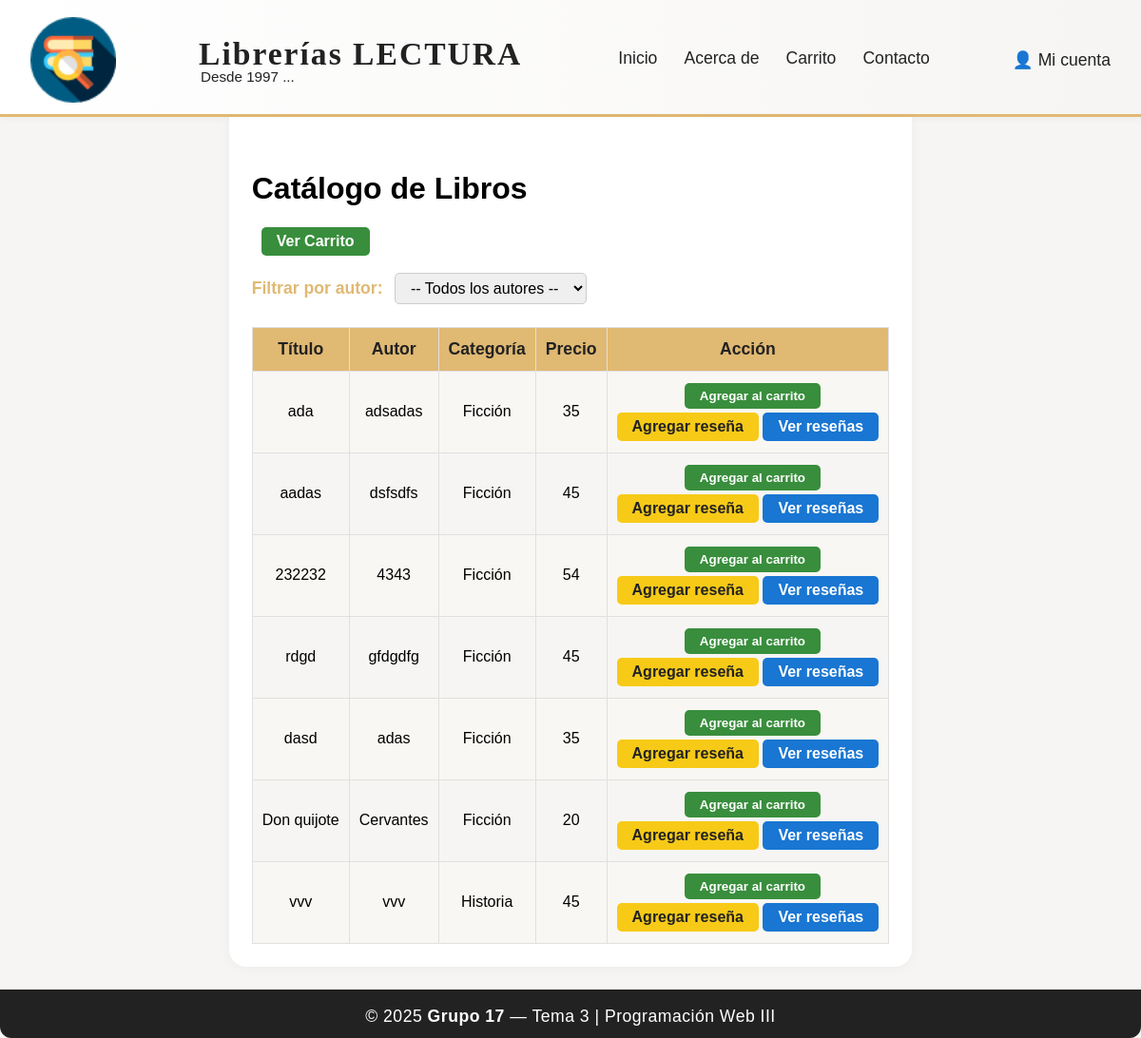
Screenshot of /catalogo/ with the database file from the repository.
### app/models.py (models this page shows, shortened)
class Libro(models.Model):
    titulo = models.CharField(max_length=200)
    autor = models.CharField(max_length=100)
    categoria = models.CharField(max_length=100, blank=True, null=True)
    precio = models.IntegerField(default=0)
    fecha_publicacion = models.DateField(null=True, blank=True)

### app/views.py (the view)
# urls.py: path('catalogo/', views.catalogo_libros, name='catalogo_libros'),
def catalogo_libros(request):
    autor_filtrado = request.GET.get('autor')
    if autor_filtrado:
        libros = Libro.objects.filter(autor=autor_filtrado)
    else:
        libros = Libro.objects.all()
    autores = Libro.objects.values_list('autor', flat=True).distinct()
    return render(request, 'catalogo_libros.html', {
        'libros': libros,
        'autores': autores
    })

### app/templates/catalogo_libros.html (shortened to what this page needs)
{% load static %}
<!DOCTYPE html>
<html lang="es">
<head>
    <link rel="stylesheet" href="{% static 'estilos.css' %}">
</head>
<body>
    <div class="layout-flex">
        <header class="main-header">
            <div class="header-content">
                <img src="{% static 'img/libreriaicon.png' %}" alt="Logo" class="logo-header">
                <div class="header-title">
                    <span class="logo-text">Librerías <strong>LECTURA</strong></span>
                    <span class="logo-sub">Desde 1997 ...</span>
                </div>
                <nav class="main-nav">
                    <a href="{% url 'inicio' %}">Inicio</a>
                    <a href="#">Acerca de</a>
                    <a href="{% url 'ver_carrito' %}">Carrito</a>
                    <a href="#">Contacto</a>
                </nav>
                <div class="user-menu">
                    <span>👤 Mi cuenta</span>
                </div>
            </div>
        </header>
        <main class="main-content">
            <h1>Catálogo de Libros</h1>
            <div class="catalogo-bar">
                <a href="{% url 'ver_carrito' %}" class="btn-success">Ver Carrito</a>
            </div>
            <form method="get" action="" class="filtro-autor">
                <label for="autor">Filtrar por autor:</label>
                <select name="autor" id="autor" onchange="this.form.submit()">
                    <option value="">-- Todos los autores --</option>
                </select>
            </form>
            <table class="tabla-catalogo">
                <tr>
                    <th>Título</th>
                    <th>Autor</th>
                    <th>Categoría</th>
                    <th>Precio</th>
                    <th>Acción</th>
                </tr>
                {% for libro in libros %}
                <tr>
                    <td>{{ libro.titulo }}</td>
                    <td>{{ libro.autor }}</td>
                    <td>{{ libro.categoria }}</td>
                    <td>{{ libro.precio }}</td>
                    <td>
                        <form method="post" action="{% url 'agregar_al_carrito' libro.pk %}">
                            <button type="submit" class="btn-success">Agregar al carrito</button>
                        </form>
                        <a href="{% url 'agregar_resena' libro.pk %}" class="btn-warning">Agregar reseña</a>
                        <a href="{% url 'ver_resenas' libro.pk %}" class="btn-info">Ver reseñas</a>
                    </td>
                </tr>
                {% empty %}
                <tr><td colspan="5">No hay libros en el catálogo.</td></tr>
                {% endfor %}
            </table>
        </main>
        <footer class="main-footer">
            <span>&copy; 2025 <strong>Grupo 17</strong> — Tema 3 | Programación Web III</span>
        </footer>
    </div>
</body>
</html>

### app/static/estilos.css (style rules this page uses)
body { margin: 0; padding: 0; min-height: 100vh; font-family: Arial, sans-serif; background: #fff; }
.layout-flex { min-height: 100vh; display: flex; flex-direction: column; background: #f6f5f3; }
.main-header { background: linear-gradient(90deg, #fff 0%, #f6f5f3 100%); border-bottom: 3px solid #e0b973; box-shadow: 0 2px 8px rgba(0,0,0,0.04); }
.header-content { display: flex; align-items: center; justify-content: space-between; max-width: 1200px; margin: 0 auto; padding: 18px 32px 12px 32px; }
.logo-header { width: 90px; height: auto; margin-right: 18px; }
.header-title { display: flex; flex-direction: column; margin-right: 32px; }
.logo-text { font-size: 2.1em; font-family: 'Georgia', serif; font-weight: bold; color: #222; letter-spacing: 2px; }
.logo-sub { font-size: 0.95em; color: #222; margin-top: -4px; margin-left: 2px; }
.main-nav { display: flex; gap: 28px; }
.main-nav a { color: #222; font-weight: 500; text-decoration: none; font-size: 1.1em; transition: color 0.2s, border-bottom 0.2s; border-bottom: 2px solid transparent; padding-bottom: 2px; }
.user-menu { color: #222; font-size: 1.1em; font-weight: 500; margin-left: 18px; }
.main-content { flex: 1; max-width: 1100px; margin: 0 auto; padding: 36px 24px 24px 24px; background: #fff; border-radius: 0 0 18px 18px; box-shadow: 0 2px 12px rgba(0,0,0,0.04); }
.catalogo-bar { display: flex; gap: 16px; margin-bottom: 18px; }
.filtro-autor { margin-bottom: 24px; }
.filtro-autor label { font-size: 1.1em; color: #e0b973; font-weight: bold; margin-right: 8px; }
.filtro-autor select { padding: 6px 12px; border-radius: 5px; border: 1px solid #ccc; font-size: 1em; }
.tabla-catalogo { width: 100%; border-collapse: collapse; margin-top: 18px; background: #f6f5f3; }
.tabla-catalogo th, .tabla-catalogo td { border: 1px solid #e0e0e0; padding: 12px 10px; text-align: center; }
.tabla-catalogo th { background: #e0b973; color: #222; font-size: 1.1em; }
.tabla-catalogo tr:nth-child(even) { background: #f9f7f3; }
.btn-success { background: #388e3c; color: #fff; border-radius: 5px; padding: 6px 16px; text-decoration: none; font-weight: bold; border: none; margin-left: 10px; transition: background 0.2s; }
.btn-warning { background: #f7ca18; color: #222; border-radius: 5px; padding: 6px 16px; text-decoration: none; font-weight: bold; border: none; margin-top: 4px; display: inline-block; transition: background 0.2s; }
.btn-info { background: #1976d2; color: #fff; border-radius: 5px; padding: 6px 16px; text-decoration: none; font-weight: bold; border: none; margin-top: 4px; display: inline-block; transition: background 0.2s; }
.main-footer { background: #222; color: #fff; text-align: center; padding: 18px 0 12px 0; font-size: 1.1em; letter-spacing: 0.5px; border-radius: 0 0 12px 12px; margin-top: 24px; }

### rows the page displays
Libro: titulo "ada", autor "adsadas", categoria "Ficción", precio "35"
Libro: titulo "aadas", autor "dsfsdfs", categoria "Ficción", precio "45"
Libro: titulo "232232", autor "4343", categoria "Ficción", precio "54"
Libro: titulo "rdgd", autor "gfdgdfg", categoria "Ficción", precio "45"
Libro: titulo "dasd", autor "adas", categoria "Ficción", precio "35"
Libro: titulo "Don quijote", autor "Cervantes", categoria "Ficción", precio "20"
Libro: titulo "vvv", autor "vvv", categoria "Historia", precio "45"
